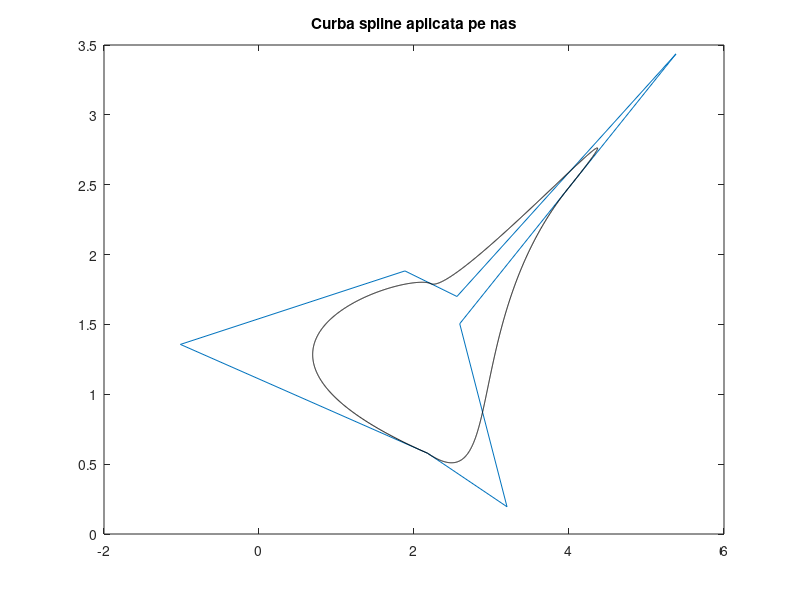

MATLAB code to generate this figure:
figure;
p = [2.1754 -1.014 1.883 2.554 5.38 2.59 3.2 2.1754 ; 0.578 1.357 1.883 1.7 3.436 1.505 0.195 0.578];
b(:,1)=p(:,1);
b(:,2)=p(:,2);
b(:,3)=p(:,3);
b(:,4)=(p(:,3)+p(:,4))/2;
b(:,5)=p(:,4);
b(:,6)=p(:,5);
b(:,7)=(p(:,5)+p(:,6))/2;
b(:,8)=p(:,6);
b(:,9)=p(:,7);
b(:,10)=p(:,8);
%obținerea curbei spline
t=0:0.001:1;
B0=(1-t).^3;
B1=3.*(1-t).^2.*t;
B2=3.*(1-t).*t.^2;
B3=t.^3;
B=[B0;B1;B2;B3];
i=1;
index=1;
plot(p(1,:),p(2,:));
while index<=3
    hold on;
    f=b(:,i:i+3)*B;
    plot(f(1,:),f(2,:),'k'); %reprezentarea curbei spline
    index=index+1;
    i=i+3;
end
title('Curba spline aplicata pe nas');
